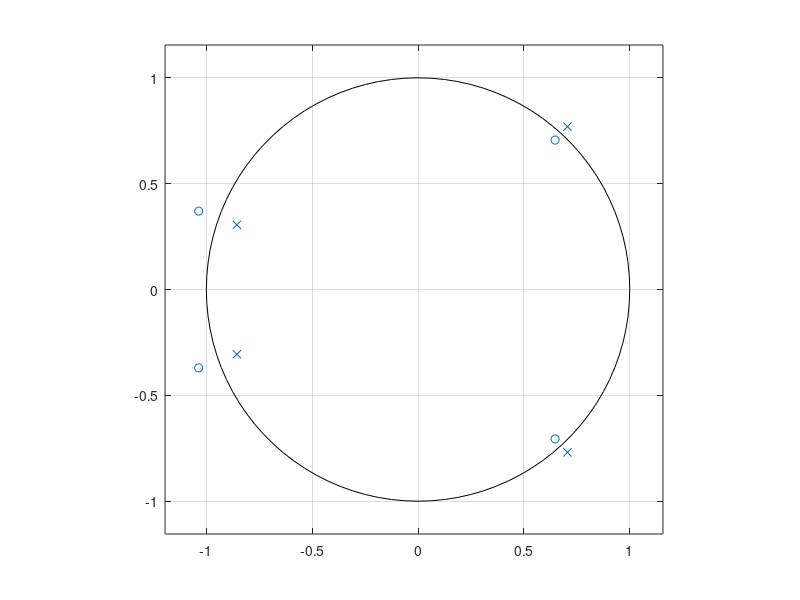

The MATLAB source for this figure:
clf;

%Cau a: Tính và hiển thị các điểm cực và điểm không:

num = [0.9 0.7 -0.5 0.3 1];
den = [1 0.3 -0.5 0.7 0.9];

[z,p,k] = tf2zp(num,den) % Tính điểm cực và điểm không
zplane(num,den); % Hiển thị các điểm z, p (đầu vào num den -> vector hàng)
%Bậc tử mẫu bằng nhau thì sẽ không có điểm không (0,0)
